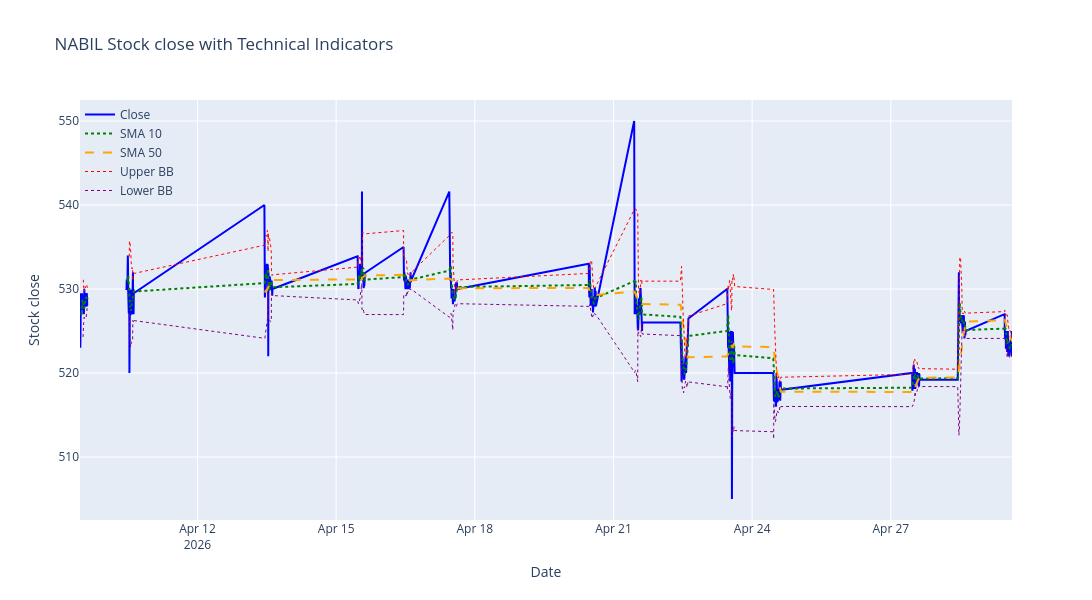

The code cell stored with this chart in its notebook:
### Code cell
# Plot technical analysis
import plotly.graph_objects as go


# Create the figure
fig = go.Figure()

# Add 'Close' close line
fig.add_trace(
    go.Scatter(
        x=df.index,
        y=df["close"],
        mode="lines",
        name="Close",
        line=dict(color="blue", width=2),
    )
)

# Add 'SMA 10' line
fig.add_trace(
    go.Scatter(
        x=df.index,
        y=df["SMA_10"],
        mode="lines",
        name="SMA 10",
        line=dict(color="green", width=2, dash="dot"),
    )
)

# Add 'SMA 50' line
fig.add_trace(
    go.Scatter(
        x=df.index,
        y=df["SMA_50"],
        mode="lines",
        name="SMA 50",
        line=dict(color="orange", width=2, dash="dash"),
    )
)

# Add 'Upper BB' line
fig.add_trace(
    go.Scatter(
        x=df.index,
        y=df["Upper_BB"],
        mode="lines",
        name="Upper BB",
        line=dict(color="red", width=1, dash="dot"),
    )
)

# Add 'Lower BB' line
fig.add_trace(
    go.Scatter(
        x=df.index,
        y=df["Lower_BB"],
        mode="lines",
        name="Lower BB",
        line=dict(color="purple", width=1, dash="dot"),
    )
)

# Update layout for a larger figure size and title
fig.update_layout(
    title=f"{stock_name} Stock close with Technical Indicators",
    xaxis_title="Date",
    yaxis_title="Stock close",
    legend=dict(
        x=0, y=1, bgcolor="rgba(255,255,255,0)", bordercolor="rgba(255,255,255,0)"
    ),
    autosize=False,
    width=1200,
    height=600,
)

# Show the plot
fig.show()

### Figure 1 — Plotly figure (JSON) as saved in the notebook; plotly's stock layout.template omitted (floating-point values rounded to 4 significant figures; data arrays with more than 128 entries replaced by an {"elided": "..."} marker saying what was removed)
{"data": [{"line": {"color": "blue", "width": 2}, "mode": "lines", "name": "Close", "type": "scatter", "x": {"elided": "667 str values"}, "y": {"elided": "667 float values"}}, {"line": {"color": "green", "dash": "dot", "width": 2}, "mode": "lines", "name": "SMA 10", "type": "scatter", "x": {"elided": "667 str values"}, "y": {"elided": "667 float values"}}, {"line": {"color": "orange", "dash": "dash", "width": 2}, "mode": "lines", "name": "SMA 50", "type": "scatter", "x": {"elided": "667 str values"}, "y": {"elided": "667 float values"}}, {"line": {"color": "red", "dash": "dot", "width": 1}, "mode": "lines", "name": "Upper BB", "type": "scatter", "x": {"elided": "667 str values"}, "y": {"elided": "667 float values"}}, {"line": {"color": "purple", "dash": "dot", "width": 1}, "mode": "lines", "name": "Lower BB", "type": "scatter", "x": {"elided": "667 str values"}, "y": {"elided": "667 float values"}}], "layout": {"autosize": false, "height": 600, "legend": {"bgcolor": "rgba(255,255,255,0)", "bordercolor": "rgba(255,255,255,0)", "x": 0, "y": 1}, "title": {"text": "NABIL Stock close with Technical Indicators"}, "width": 1200, "xaxis": {"title": {"text": "Date"}}, "yaxis": {"title": {"text": "Stock close"}}}}
